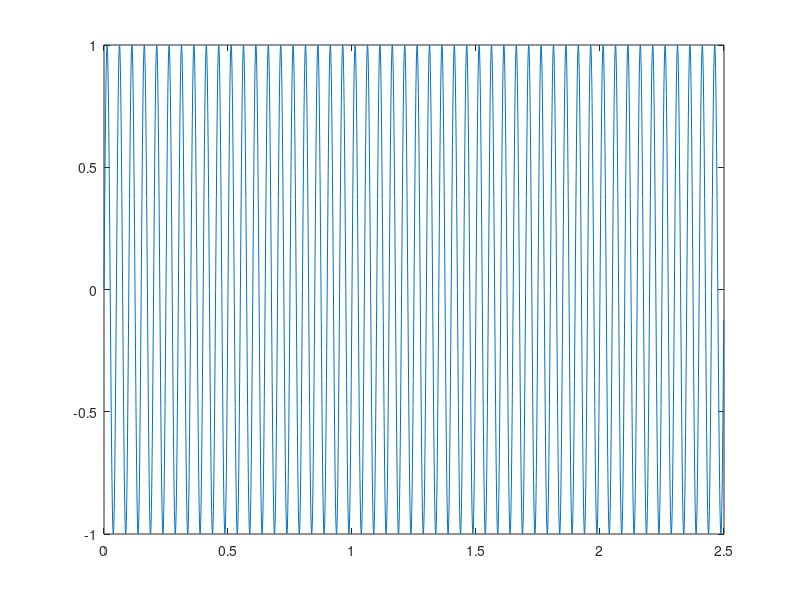

Recreate this plot in MATLAB.
clear


t=0:0.001:600;
freq1=20;
y=(sin(2*freq1*pi*t));
plot(t(1:2500),y(1:2500))
% f=real(fft(y));
% f=f.^2;
% f=f/max(f);
% plot(f,'b'); hold on;
strobe=zeros (size(y));
%plot(strobe(1:2.5),'r')
% strobe(20:30)=1;
% (200:230)=1;
% y2(500:560)=1;
% y2(800:900)=0.5;
for i=1:30
strobe=zeros (size(y));
strobe(20000*i:((20000*i)+100))=1;
strobe1{i}=strobe((20000*i)-19999:20000*i);

multiplier=zeros(size(y));
multiplier(((20000*i)-400):((20000*i)-50))=1;
multiplier1{i}=multiplier((20000*i)-19999:20000*i);

% multiplier2=zeros(size(y));
% multiplier2([(20000*i)+(10*i)]:[(20000*i)+(20*i)])=1*i/15;
% multiplier4{i}=multiplier2([(20000*i)-19999]:[(20000*i)+(20*i)]);

% strobe(x)=1
% strobe(x)=[strobe]
end
maxLength=max(cellfun(@(x)numel(x),strobe1));
strobe=cell2mat(cellfun(@(x)cat(2,x,NaN(1,maxLength-length(x))),strobe1,'UniformOutput',false));
strobe=strobe(:,(isfinite(strobe(1,:))));
Reach=t(find(strobe==1));
Reach=Reach*1000;


maxLength=max(cellfun(@(x)numel(x),multiplier1));
multiplier=cell2mat(cellfun(@(x)cat(2,x,NaN(1,maxLength-length(x))),multiplier1,'UniformOutput',false));
multiplier=multiplier(:,(isfinite(multiplier(1,:))));
%plot(t,y); hold on; plot(strobe)
y=y(1:600000);
t=t(1:600000);
Fs_lfp=1000;
Fs_wave=1000;
data=y.*multiplier;
Reach=Reach(1:29);
Reward=Reach-500;

TimeStamps{1,1}=t(find(data>0));






